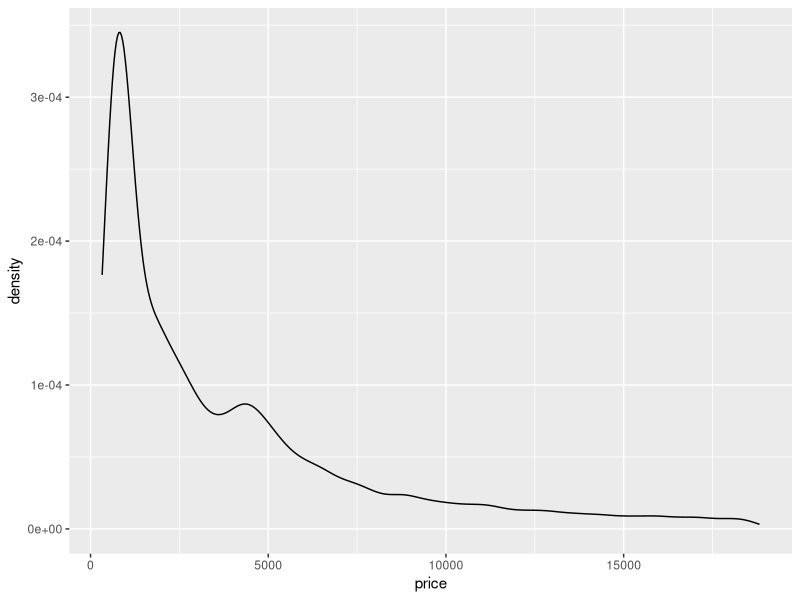
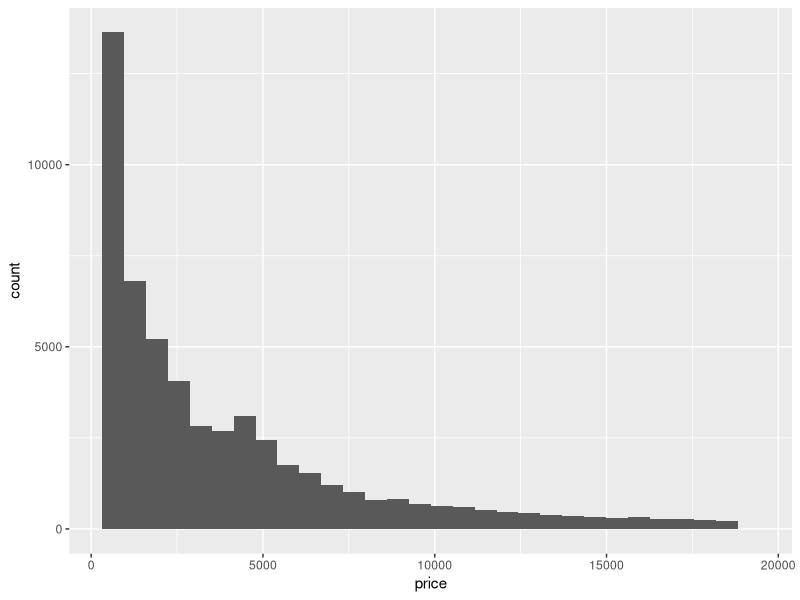
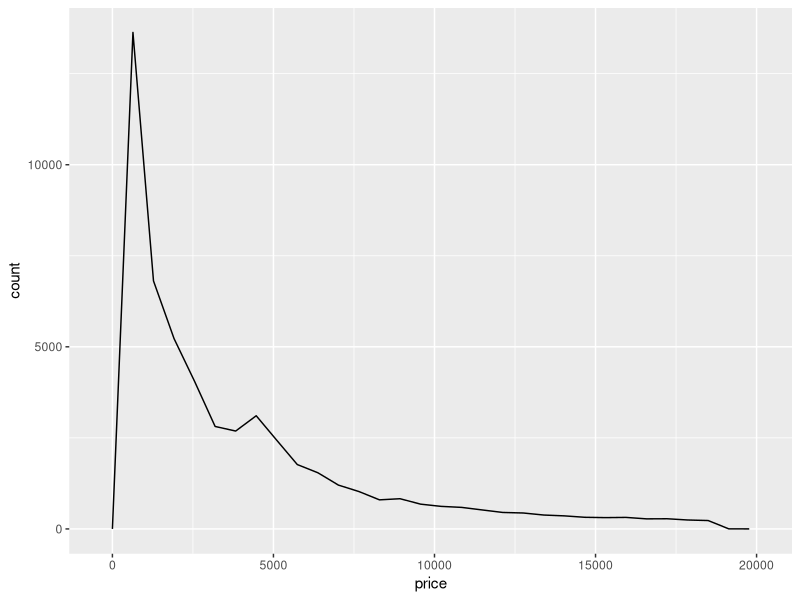
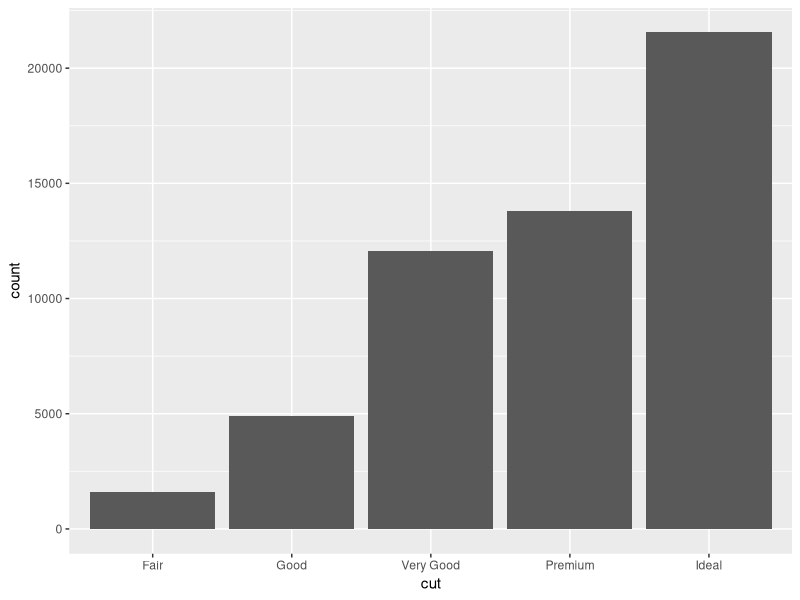
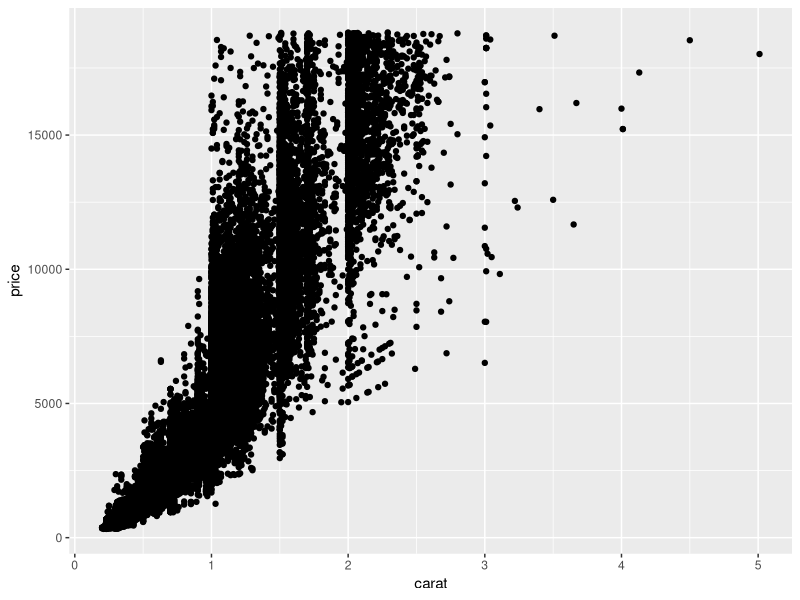
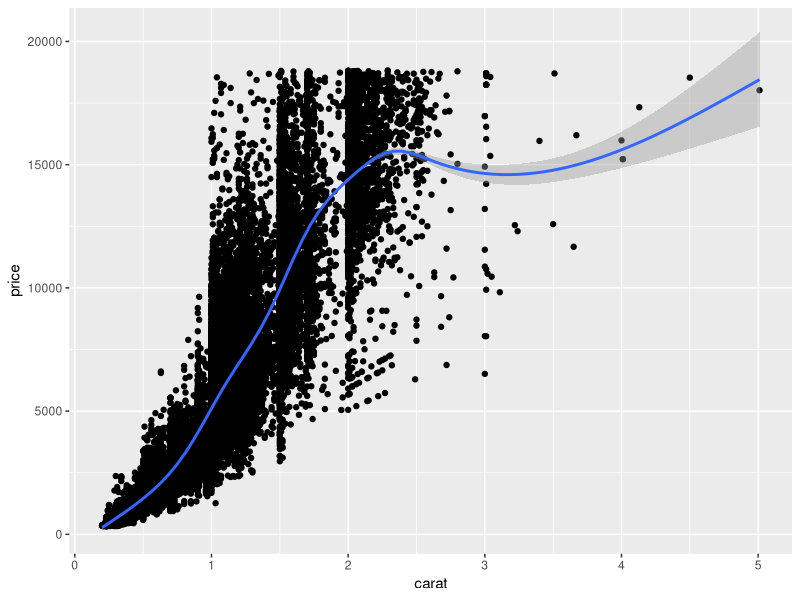
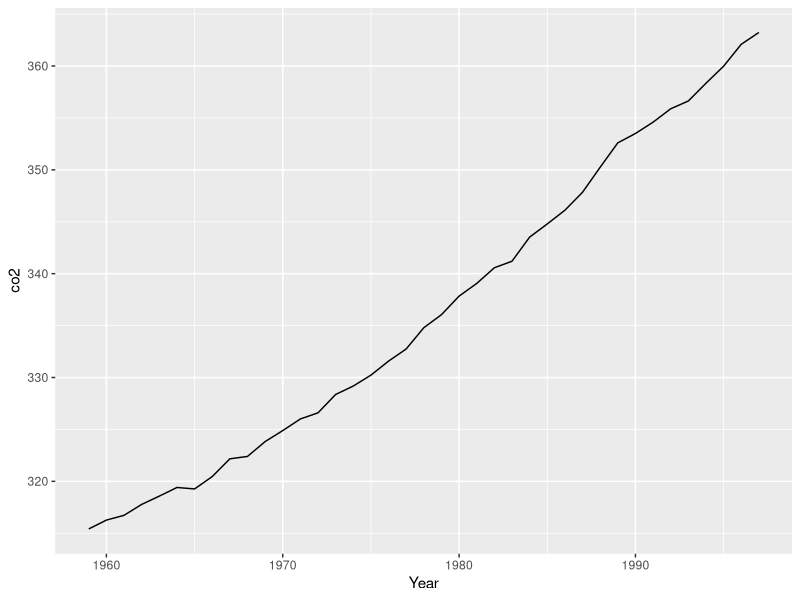
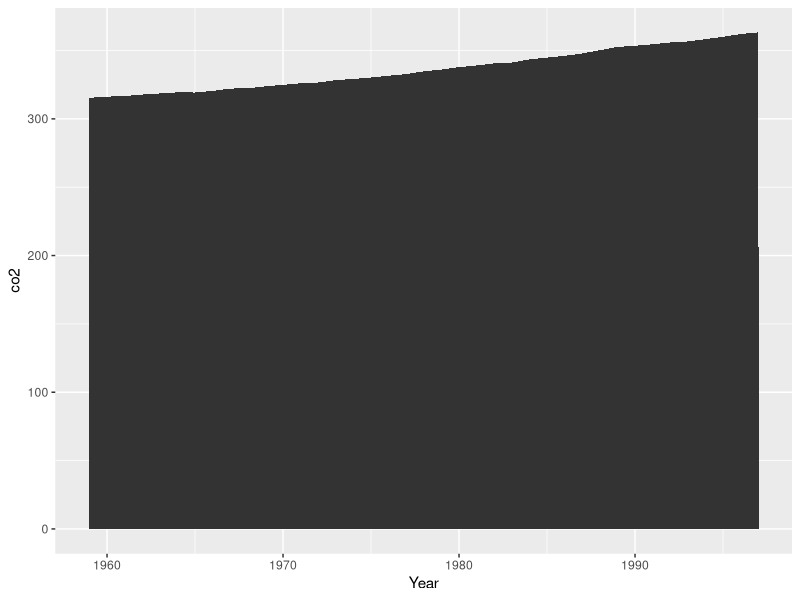

Here is the R script that generated these plots, in order: (Note: this script raises an error after producing the figures.)
library(dplyr)
library(ggplot2)
library(tidyr)
library(gridExtra)
library(patchwork)
library(scales)

# load datasets we'll use
data(sleep)
data(diamonds)
data(co2)
# tidy co2 
co2 <- data.frame(Year = rep(1959:1997, each = 12),
                  Month = rep(format(ISOdate(2004,1:12,1),"%B"), 39),
                  co2 = as.numeric(co2))

matrics <- data.frame(
  year = 2014:2018,
  EC = c(65.4,56.8,59.3,65,70.6),
  FS = c(82.8,81.6,88.2,86.1,87.5),
  Gau = c(84.7,84.2,85.1,85.1,87.9),
  KZN = c(69.7,60.7,66.4,72.9,76.2),
  Lim = c(72.9,65.9,62.5,65.6,69.4),
  Mpu = c(79,78.6,77.1,74.8,79),
  NW = c(84.6,81.5,82.5,79.4,81.1),
  NC = c(76.4,69.4,78.7,75.6,73.3),
  WC = c(82.2,87.7,85.9,82.8,81.5)
)

matrics_long <- pivot_longer(matrics, cols = -1, names_to = "province", values_to = "pass_rate")

# geometries
# geometries denoted by geom_xxx are the building blocks of ggplots

# common 1D geoms: geom_density, geom_histogram, geom_freqpoly, geom_bar
# common 2D geoms: geom_point, geom_line, geom_bar(stat = "identity")

### 1D geoms only need you to specify an "x" in the aesthetics

## geom_density
diamonds %>% 
  ggplot(aes(x = price)) + 
  geom_density()

## geom_histogram
diamonds %>% 
  ggplot(aes(x = price)) + 
  geom_histogram()

## geom_freqpoly
diamonds %>% 
  ggplot(aes(x = price)) + 
  geom_freqpoly()

## additional parameters control smoothing (see ?geom_xxx)

# EXERCISE: adapt each of the plots above so that the densities/histograms are 
# either "smoother" or "rougher". Choose an appropriate amount of smoothing.

## geom_bar

# default behaviour for geom_bar is to count stuff, so 1D
diamonds %>% ggplot(aes(x = cut)) + 
  geom_bar()

### 2D geoms need x and y in aes

## geom_point

diamonds %>% ggplot(aes(x = carat, y = price)) + 
  geom_point()

# often nice to add a smooth line of best fit with geom_smooth, which
# uses generalised additive models (gams) by default, covered in later
# courses
diamonds %>% ggplot(aes(x = carat, y = price)) + 
  geom_point() + 
  geom_smooth()

# EXERCISE: adapt the code you just used to fit a straight line rather than a smooth

## geom_line

co2 %>% filter(Month == "January") %>%
  ggplot(aes(x = Year, y = co2)) + 
  geom_line()

# EXERCISE: show lines for all 12 months on the plot (a) by using fill or colour, 
# (b) without using fill or colour

# EXERCISE: flip Month and Year around so that each line represents a Year, and the 
# Month is on the x-axis

## geom_area

# just fills in area under a geom_line
co2 %>% filter(Month == "January") %>%
  ggplot(aes(x = Year, y = co2)) + 
  geom_area()

## geom_bar

# with (stat = "identity") plots x and y directly, no counts
diamonds %>% group_by(cut) %>% summarize(meanprice = mean(price)) %>%
  ggplot(aes(x = cut, y = meanprice)) + 
  geom_bar(stat = "identity")

### discretising continuous variables

## ggplot provides 3 helper functions:
# cut_interval: divides data into fixed number of bins
# cut_width: divides data into bins of fixed width
# cut_number: divides data into n bins each containing (approximately) the same number of points

diamonds %>%
  ggplot(aes(x = cut_interval(price, n = 5))) + 
  geom_bar()

diamonds %>%
  ggplot(aes(x = cut_width(price, width = 5000))) + 
  geom_bar()

diamonds %>%
  ggplot(aes(x = cut_number(price, n = 5))) + 
  geom_bar()

# these are especially useful when grouping/faceting on continuous variables

# EXERCISE: Display the distribution of price conditional on cut and carat. 
# Try facetting by cut and grouping by carat. Try facetting by carat and grouping by cut. 
# Which do you prefer?

# EXERCISE: Compare the relationship between price and carat for each colour.
# What makes it hard to compare the groups? Is grouping better or facetting? 
# If you use facetting, what annotation might you add to make it easier to see 
# the differences between panels?

### Labels (labs)

## sets text for axis labels and title
## NOT the appearance of the text, that's a "theme" (next)

co2 %>% filter(Month == "January") %>%
  ggplot(aes(x = Year, y = co2)) + 
  geom_line() +
  labs(x = "Year", y = "C02 level (PPM)", 
       title = "Increasing atmospheric concentrations of CO2", 
       subtitle = "Values for February, March and April of 1964 obtained by interpolation")

# nice to have CO2 with a subscript on the "2"
co2 %>% filter(Month == "January") %>%
  ggplot(aes(x = Year, y = co2)) + 
  geom_line() +
  labs(x = "Year", y = expression(paste(CO[2]," level")), 
       title = expression(paste("Increasing atmospheric concentrations of ", CO[2])), 
       subtitle = "Values for February, March and April of 1964 obtained by interpolation")

### Themes

## fine-scale control and polishing

# loads of options
?theme

# make a plot
pp <- diamonds %>% sample_n(1000) %>%
  ggplot(aes(x = carat, y = price)) + 
  geom_point()
pp 

# change the background colour
pp + 
  theme(panel.background = element_rect(fill = "red"))

# that's too dark, add some transparency
pp + 
  theme(panel.background = element_rect(fill = alpha('red', 0.2)))

# change axis text 
pp + 
  theme(axis.text = element_text(colour = "red", size = rel(1.5)))

# change axis labels text 
pp + 
  theme(axis.title = element_text(colour = "red", size = rel(1.5)))

# can also add transparency to axis labels (not a good idea here) 
pp + 
  theme(axis.title = element_text(colour = alpha('red', 0.2), size = rel(1.5)))

# arrows on the axes
pp + 
  theme(axis.line = element_line(arrow = arrow()))

# even finer control... changes look of arrow heads
pp + 
  theme(axis.line = element_line(arrow = arrow(angle = 20, length = unit(0.1, "inches"))))

# grid lines
pp +
  theme(panel.grid.major = element_line(colour = "red"),
        panel.grid.minor = element_line(colour = "orange"))

pp +
  theme(panel.grid.major = element_line(colour = "red", size = 1),
        panel.grid.minor = element_line(colour = "orange", size = 1))

# spacing between gridlines isn't a theme setting, its in "scale_"
pp +
  theme(panel.grid.major = element_line(colour = "red"),
        panel.grid.minor = element_line(colour = "orange")) +
  scale_x_continuous(breaks = seq(from = 0, to = 3, by = 0.5),
                     minor_breaks = seq(from = 0, to = 3, by = 0.1))

# same for y axis
pp +
  theme(panel.grid.major = element_line(colour = "red"),
        panel.grid.minor = element_line(colour = "orange")) +
  scale_y_continuous(breaks = seq(from = 0, to = 20000, by = 10000),
                     minor_breaks = seq(from = 0, to = 20000, by = 500))

# can also set manual axis text at tickmarks
pp +
  scale_y_continuous(breaks = seq(from = 0, to = 20000, by = 5000),
                     labels = c("R0", "R5,000", "R10,000", "R15,000", "R20,000"))

# longer axis ticks
pp +
  scale_y_continuous(breaks = seq(from = 0, to = 20000, by = 5000),
                     labels = c("R0", "R5,000", "R10,000", "R15,000", "R20,000")) +
  theme(axis.ticks.length=unit(.25, "cm"))

# put it all together
pp + 
  labs(x = "Weight of diamond (carats)", y = "Price of diamond (USD)") +
  theme(panel.background = element_rect(fill = alpha('red', 0.2)),
        axis.text = element_text(colour = "red", size = rel(1.5)),
        axis.title = element_text(colour = "red", size = rel(1.5)))


# revisiting log scale example from lecture
data(msleep)

a <- ggplot(msleep, aes(x = bodywt, y = brainwt)) + 
  geom_point(na.rm = TRUE) + 
  labs(x = "Body weight (kg)", y = "Brain weight (kg)")
a 

# log scaling
a + scale_x_log10() + scale_y_log10() 

# nice tick marks with annotation_xxx
a + scale_x_log10() + scale_y_log10() + annotation_logticks() 

# advanced axis breaks and labelling options with scales package
a + scale_x_log10(
  breaks = scales::trans_breaks("log10", function(x) 10^x),
  labels = scales::trans_format("log10", scales::math_format(10^.x))) +
  scale_y_log10(
    breaks = scales::trans_breaks("log10", function(x) 10^x),
    labels = scales::trans_format("log10", scales::math_format(10^.x))) +
  annotation_logticks() +
  labs(x = "Body weight (kg)", y = "Brain weight (kg)")

# EXERCISE: choose any of the plots you've made and add axis labels, title, and 
# subtitle

# EXERCISE: Improve the plot below by adding appropriate axis labels, 
# rotating the x axis text so that it is vertical, and change
# the axis text so that it does not include numbers in scientific notation

diamonds %>%
  ggplot(aes(x = cut_interval(price, n = 5))) + 
  geom_bar()

# EXERCISE: Use geom_label to add a label to the plot below that identifies 
# the diamond with the largest value-per-carat. Bonus: make the labelling 
# "automatic" so that it still works if you resample another 10 diamonds 
# (make the label's location dynamic, rather than at a fixed (x,y) location)

diamonds %>% sample_n(10) %>%
  ggplot(aes(x = carat, y = price)) + 
  geom_point()

### Legends

# revisiting class example #1
s1 <- ggplot(msleep, 
       aes(x = bodywt, y = brainwt, colour = order)) +
  geom_point(na.rm = TRUE) + 
  scale_x_log10(breaks = scales::trans_breaks("log10", function(x) 10^x),
                labels = scales::trans_format("log10",scales::math_format(10^.x))) + 
  scale_y_log10(breaks = scales::trans_breaks("log10", function(x) 10^x),
                labels = scales::trans_format("log10", scales::math_format(10^.x))) +
  annotation_logticks() +
  xlab("Body weight (kg)") + ylab("Brain weight (kg)") 
s1 

s1 + theme(legend.position = "bottom") 
s1 + theme(legend.position = "bottom") + guides(colour = guide_legend(ncols = 8))

matrics_long %>% 
  ggplot(aes(x = year, y = pass_rate, colour = province)) +
  geom_line() + theme_bw() + scale_colour_brewer(palette = "Set3")


# revisiting class example #2

s2 <- matrics_long %>% 
  ggplot(aes(x = year, y = pass_rate, colour = province)) +
  geom_line() + theme_bw() + scale_colour_brewer(palette = "Set3") 

# inset legend 
s2 +
  # coordinates for legend.position are x- and y- offsets from the bottom-left of the plot, ranging from 0 - 1.
  theme(legend.position = c(0.82,0.12), legend.title = element_blank(), 
        legend.text=element_text(size=8)) +
  guides(colour = guide_legend(ncol = 3))

# with geom_label

# make dataframe with x and y coords of labels, here just taking 2015 as x and 
# pass rate in 2015 as y, for illustration
textlabels <- matrics_long %>% filter(year == 2015) %>% 
  mutate(xpos = year, ypos = pass_rate) # don't have to rename, again for illustration

s2 +
  geom_label(data = textlabels, aes(x = xpos, y = ypos, label = province)) +
  theme(legend.position = "none")

s2 +
  geom_label_repel(data = textlabels, aes(x = xpos, y = ypos, label = province)) +
  theme(legend.position = "none")

### Adding geoms from different datasets

# Task: make a figure that shows the CO2 concentration over time for a
# specific month as a line (like done above), and then on top of that
# plots the mean CO2 concentrations over time (i.e. averages over all
# months) as a bar graph

co2mean <- co2 %>% group_by(Year) %>% summarize(mean_co2 = mean(co2))

co2 %>% filter(Month == "June") %>%
  ggplot(aes(x = Year, y = co2)) + 
  geom_bar(data = co2mean, aes(x = Year, y = mean_co2),
           stat = "identity", alpha = 0.4) + 
  geom_line(colour = "red")

# limiting the range on the y-axis
co2 %>% filter(Month == "June") %>%
  ggplot(aes(x = Year, y = co2)) + 
  geom_bar(data = co2mean, aes(x = Year, y = mean_co2),
           stat = "identity", alpha = 0.4) + 
  geom_line(colour = "red") +
  ylim(c(300, 400))

# can't use ylim, drops the observations, need "coord_cartesian"
co2 %>% filter(Month == "June") %>%
  ggplot(aes(x = Year, y = co2)) + 
  geom_bar(data = co2mean, aes(x = Year, y = mean_co2),
           stat = "identity", alpha = 0.4) + 
  geom_line(colour = "red") +
  coord_cartesian(ylim = c(300, 375))

# this is probably a better plot
co2 %>% filter(Month == "June") %>%
  ggplot(aes(x = Year, y = co2)) + 
  geom_line(data = co2mean, aes(x = Year, y = mean_co2)) + 
  geom_line(colour = "red") 

### Showing multiple plots

# Make a few plots
p1 <- diamonds %>% ggplot(aes(x = price)) + geom_density() + ggtitle("Default")
p2 <- diamonds %>% ggplot(aes(x = price)) + geom_density(adjust = 0.5) + ggtitle("Wiggly")
p3 <- diamonds %>% ggplot(aes(x = price)) + geom_density(adjust = 5) + ggtitle("Smooth")
p4 <- diamonds %>% ggplot(aes(x = price)) + geom_histogram() + ggtitle("Histogram")

# layout with gridExtra package
grid.arrange(p1, p2, p3, p4, nrow = 1)
grid.arrange(p1, p2, p3, p4, nrow = 2)
grid.arrange(p1, p2, p3, layout_matrix = matrix(c(1,2,1,3), nrow = 2))
grid.arrange(p1, p2, p3, layout_matrix = matrix(c(1,1,2,3), nrow = 2))

# layout with patchwork package
p1 + p2 
p1 + p2 + p3 + plot_layout(ncol = 3)
p1 + p2 + p3 + plot_layout(ncol = 3, widths = c(2, 1, 1))

# nesting plots
p1 + { p2 + p3 } + plot_layout(ncol = 2)
p1 + { p2 + { p3 + p4 } } + plot_layout(ncol = 1)

# various operators for manipulating layout (-, /, |)
p1 + p2 - p3 + plot_layout(ncol=1)
p1 + p2 - p3 - p4 + plot_layout(ncol=1)
p1 + p2 - p3 + p4 + plot_layout(ncol=1)
p1 + p2 - (p3 + p4) + plot_layout(ncol=1)
p1 + p2 - (p3 + p4 + p1) + plot_layout(ncol=1)

(p1 | p2 | p3) / p4
p4 / (p1 | p2 | p3)

# saving your plots
p_all <- p1 + p2 + p3 + p4 + plot_layout(ncol = 4)
ggsave(p_all, file = "myplot.png", width = 9, height = 3, dpi = 400)
